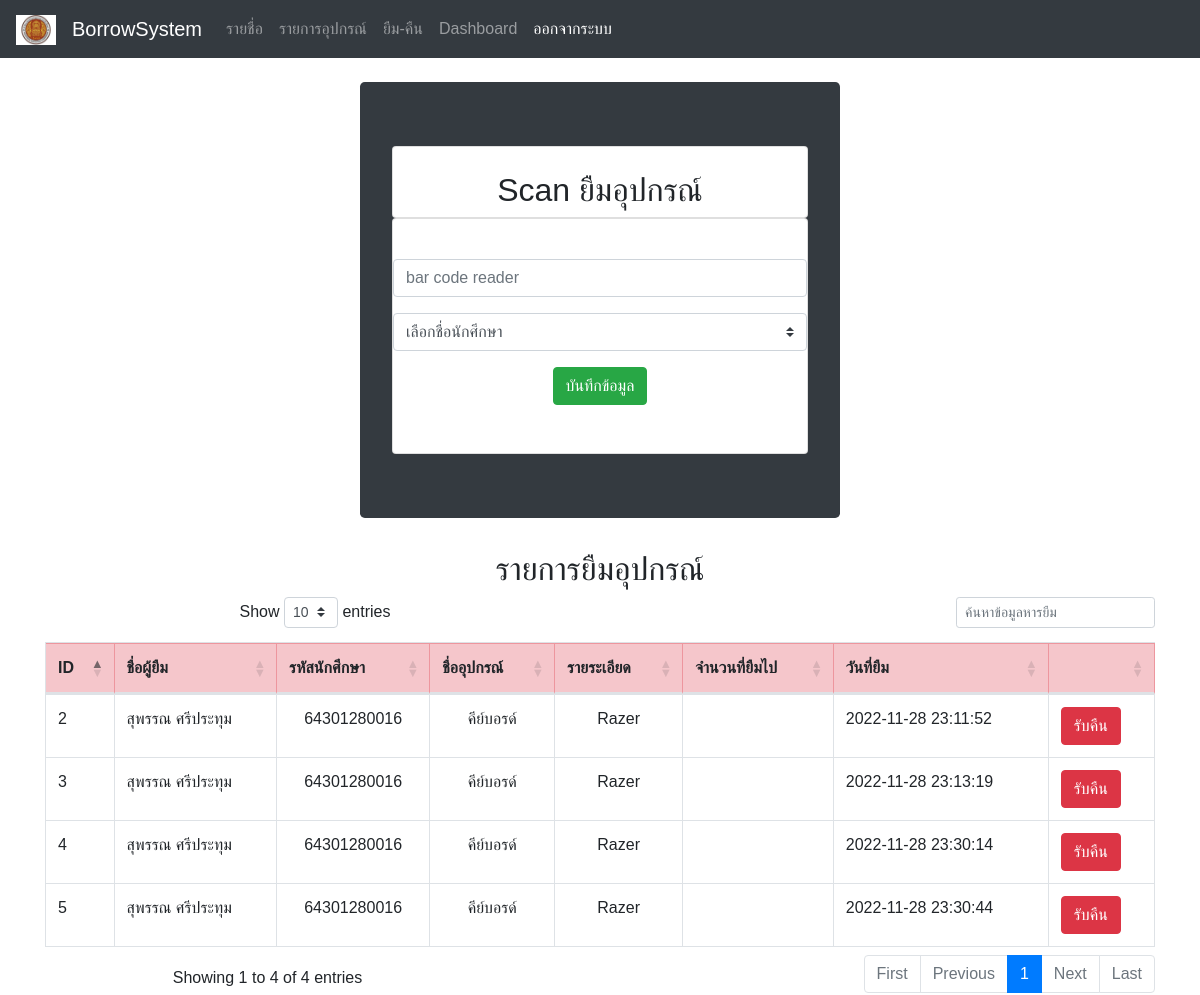
The app's page /scan.php, older data.
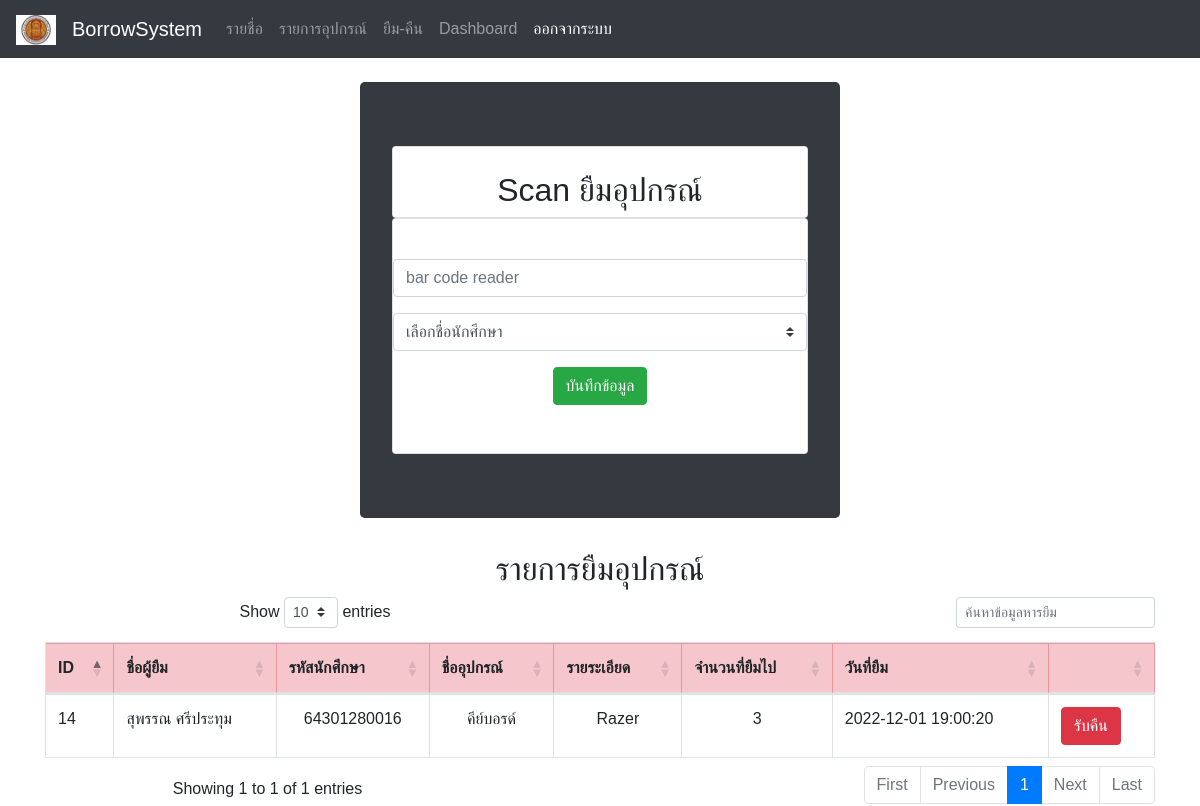
The same page, newer data.
### tables this page shows
CREATE TABLE `tran_borrow` (
  `id` int(11) NOT NULL AUTO_INCREMENT,
  `user_id` int(11) NOT NULL,
  `product_id` int(11) NOT NULL,
  `borrowed_date` datetime DEFAULT current_timestamp(),
  `date_of_return` datetime DEFAULT NULL,
  `withdraw` int(11) DEFAULT NULL,
  PRIMARY KEY (`id`)
);

CREATE TABLE `user` (
  `id` int(11) NOT NULL AUTO_INCREMENT,
  `level` varchar(50) NOT NULL,
  `user_name` varchar(255) NOT NULL,
  `id_st` varchar(255) NOT NULL,
  `department` varchar(255) NOT NULL,
  `date` date NOT NULL,
  PRIMARY KEY (`id`)
);

CREATE TABLE `product` (
  `id` int(11) NOT NULL AUTO_INCREMENT,
  `product_name` varchar(50) NOT NULL,
  `details` varchar(50) NOT NULL,
  `barcode` varchar(50) NOT NULL,
  `qty` varchar(50) NOT NULL,
  `img` varchar(255) NOT NULL,
  PRIMARY KEY (`id`)
);

### scan.php (the view, shortened to what this page needs)
<!DOCTYPE html>
<html lang="en">
<head>
    <link rel="stylesheet" href="https://stackpath.bootstrapcdn.com/bootstrap/4.2.1/css/bootstrap.min.css">
    <link rel="stylesheet" href="https://cdn.datatables.net/1.10.18/css/dataTables.bootstrap4.min.css">
</head>
<body>
<nav class="navbar navbar-expand-sm bg-dark navbar-dark">
  <a class="navbar-brand" href="#">
    <img src="logo.jpg" alt="logo" style="width:40px;">
  </a>
  <a class="navbar-brand" href="#">BorrowSystem</a>
  <ul class="navbar-nav">
    <li class="nav-item">
      <a class="nav-link" href="userindex.php">รายชื่อ</a>
    </li>
    <li class="nav-item">
      <a class="nav-link" href="index.php">รายการอุปกรณ์</a>
    </li>
    <li class="nav-item">
      <a class="nav-link" href="scan.php">ยืม-คืน</a>
    </li>
    <li class="nav-item">
      <a class="nav-link" href="dashboard.php">Dashboard</a>
    </li>
     <li class="nav-item ">
          <a class="nav-link active" aria-current="page" href="login.php">ออกจากระบบ</a>
</li>
  </ul>
</nav>
    </nav><br>
    <div class="container">
    <center> <div class="jumbotron  bg-dark "style="width:30rem;">
            <div class="card "><br>
                <center>
                    <h2>Scan ยืมอุปกรณ์ </h2>
                </center>
            </div>
            <div class="card  ">
                <div class="card-body ">
                    <?php
                $connection = mysqli_connect("localhost","root","");
                mysqli_query($connection, "SET NAMES UTF8");
                $query2 = " select tran_borrow.id,user.user_name ,user.id_st ,
                product.product_name,product.details  ,product.qty,
                tran_borrow.borrowed_date ,tran_borrow.date_of_return,tran_borrow.withdraw,product.id as product_id
                from tran_borrow
                left join user on tran_borrow.user_id  = user.id
                left join product on tran_borrow.product_id  = product.id where tran_borrow.date_of_return is null ";
                $query_run2 = mysqli_query($connection, $query2);
            ?>
                </div>
                <div class="form-group">
                    <input type="text" maxlength="9" id="barcode" name="barcode" class="form-control" placeholder="bar code reader"
                        value="" >
                </div>
                <form action="" method="post">
                    <select id="userindex" name="userindex" class="custom-select mb-3" required>
                        <option value="">เลือกชื่อนักศึกษา</option>
                    </select>
                    <center><button type="button" name="submit" class="btn btn-success editbtn"
                        onclick="on_save()">บันทึกข้อมูล</button>
                    <br>
                    <br><br></center>
    </div>
    </div>
    <center>
                    <h2>รายการยืมอุปกรณ์</h2>
                </center>
    <table id="datatableid" class="table table-bordered">
                        <thead class="table-danger">
                            <tr>
                                <th scope="col"> ID</th>
                                <th scope="col">ชื่อผู้ยืม</th>
                                <th scope="col">รหัสนักศึกษา</th>
                                <th scope="col">ชื่ออุปกรณ์</th>
                                <th scope="col">รายระเอียด </th>
                               <th scope="col"> จำนวนที่ยืมไป </th>
                                <th scope="col"> วันที่ยืม</th>
                                <th scope="col"> </th>
                            </tr>
                        </thead>
                        <tbody>
                        <?php
                if($query_run2)
                {
                    foreach($query_run2 as $row)
                    {
            ?>
                            <tr>
                                <td> <?php echo $row['id']; ?> </td>
                                <td> <?php echo $row['user_name']; ?> </td>
                                <td style="text-align: center"> <?php echo $row['id_st']; ?> </td>
                                <td style="text-align: center"> <?php echo $row['product_name']; ?> </td>
                                <td style="text-align: center"> <?php echo $row['details']; ?> </td>
                               <td style="text-align: center" > <?php echo $row['withdraw']; ?> </td>
                                <td> <?php echo $row['borrowed_date']; ?> </td>
                                <td> <button type="button" name="submit" class="btn btn-danger " onclick="on_update(<?php echo $row['id']; ?>,<?php echo $row['product_id']; ?>,<?php echo $row['withdraw']; ?>,<?php echo $row['date_of_return']; ?>)">รับคืน</button> </td>
                            </tr>
                        <?php
                    }
                }
                else
                {
                    echo "ยังไม่มีข้อมูล";
                }
            ?> </tbody>
                    </table>

### scan.php (style rules this page uses)
body { background-image: url('image/5.jpg'); font-family: Arial, "Helvetica Neue", Helvetica, sans-serif; }

Row changes from the older to the newer data that the page shows:
removed tran_borrow: id "2", user.user_name "สุพรรณ ศรีประทุม", user.id_st "64301280016", product.product_name "คีย์บอรด์", product.details "Razer", borrowed_date "2022-11-28 23:11:52"
removed tran_borrow: id "3", user.user_name "สุพรรณ ศรีประทุม", user.id_st "64301280016", product.product_name "คีย์บอรด์", product.details "Razer", borrowed_date "2022-11-28 23:13:19"
removed tran_borrow: id "4", user.user_name "สุพรรณ ศรีประทุม", user.id_st "64301280016", product.product_name "คีย์บอรด์", product.details "Razer", borrowed_date "2022-11-28 23:30:14"
removed tran_borrow: id "5", user.user_name "สุพรรณ ศรีประทุม", user.id_st "64301280016", product.product_name "คีย์บอรด์", product.details "Razer", borrowed_date "2022-11-28 23:30:44"
added tran_borrow: id "14", user.user_name "สุพรรณ ศรีประทุม", user.id_st "64301280016", product.product_name "คีย์บอรด์", product.details "Razer", withdraw "3", borrowed_date "2022-12-01 19:00:20"
Text that changed along with them:
text written by a page script: "Show entries Showing 1 to 4 of 4 entries First Previous 1 Next Last" → "Show entries Showing 1 to 1 of 1 entries First Previous 1 Next Last"
